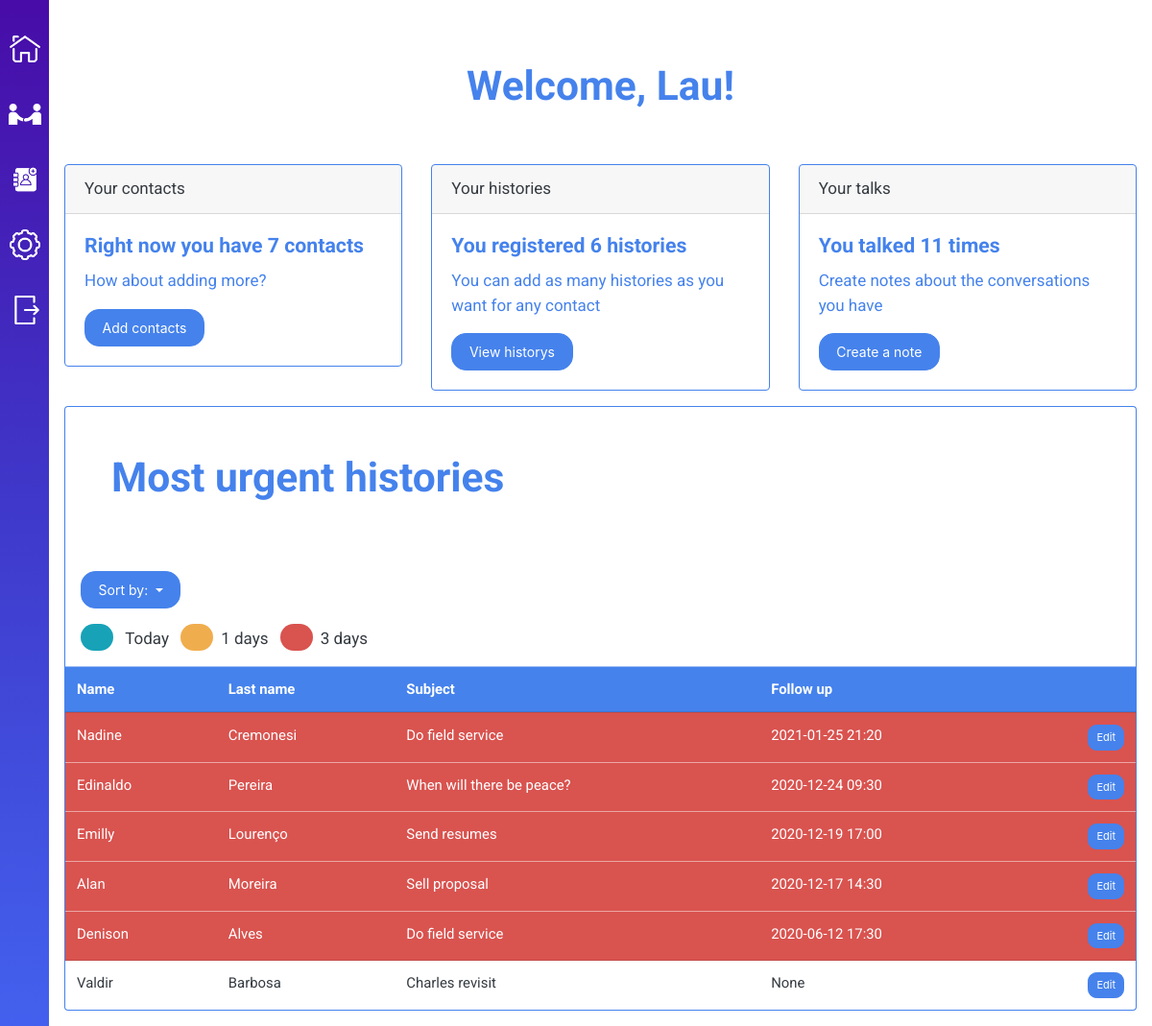
/dashboard (signed in), run on the app's committed database.
### tables this page shows
CREATE TABLE historys (
	'history_id' INTEGER PRIMARY KEY AUTOINCREMENT NOT NULL,
	'subject' TEXT NOT NULL,
	'followup_datetime' TEXT,
	'user_id' INTEGER NOT NULL,
	'contact_id' INTEGER NOT NULL,
	FOREIGN KEY(user_id) REFERENCES users(user_id),
	FOREIGN KEY(contact_id) REFERENCES contacts(contact_id)
);

CREATE TABLE contacts (
	'contact_id' INTEGER PRIMARY KEY AUTOINCREMENT NOT NULL,
	'name' TEXT NOT NULL,
	'lastname' TEXT,
	'phone' INTEGER,
	'user_id' INTEGER NOT NULL,
	FOREIGN KEY(user_id) REFERENCES users(user_id)
);

### application.py (the view)
@app.route("/dashboard")
@login_required
def dashboard():
    contactCount = db.session.query(db.func.count(Contacts.contact_id)).filter_by(user_id = session["user_id"])
    for i in contactCount:
        if not i[0]:
            return render_template("maindash.html")
        else:
            contactCount = i[0]
    urgent = db.session.query(Historys.history_id, Historys.contact_id, Contacts.name, Contacts.lastname, Historys.subject, Historys.followup_datetime)\
        .join(Historys)\
        .filter_by(user_id = session["user_id"])\
        .filter(Historys.followup_datetime <= datetime.now().strftime("%Y-%m-%d %H:%M"))\
        .order_by(db.desc(Historys.followup_datetime))
    notUrgent = db.session.query(Historys.history_id, Historys.contact_id, Contacts.name, Contacts.lastname, Historys.subject, Historys.followup_datetime)\
        .join(Historys)\
        .filter_by(user_id = session["user_id"])\
        .filter(db.or_(Historys.followup_datetime >= datetime.now().strftime("%Y-%m-%d %H:%M"), Historys.followup_datetime == None))\
        .order_by(db.desc(Historys.followup_datetime))
    talksCount = db.session.query(db.func.count(Talks.talk_id)).join(Historys).filter_by(user_id = session["user_id"])
    table = []
    if not request.args.get("sortby") or request.args.get("sortby") == "urgent":
        for item in urgent:
            table.append(item)
        for item in notUrgent:
            table.append(item)
    else:
        for item in notUrgent:
            table.append(item)
        for item in urgent:
            table.append(item)
    for i in talksCount:
        talksCount = i[0]
    return render_template("maindash.html", urgentHistorys=table, contactCount=contactCount, talksCount=talksCount)

### application.py (called while the page is built)
@app.after_request
def after_request(response):
    response.headers["Cache-Control"] = "no-cache, no-store, must-revalidate"
    response.headers["Expires"] = 0
    response.headers["Pragma"] = "no-cache"
    return response

### utilities.py (called while the page is built)
def login_required(f):
    @wraps(f)
    def decorated_function(*args, **kwargs):
        if session.get("user_id") is None:
            flash("You must login first!", "warning") # Give user feedback
            return redirect("/")
        return f(*args, **kwargs)
    return decorated_function

### templates/maindash.html (shortened to what this page needs)
{% extends "dashboard.html" %}
{% block dashboard %}
    {% if session.username %}
    <div class="text-center p-5">
        <h1 class="text-primary">Welcome, {{ session.username }}!</h1>
    </div>
    {% else %}
    <div class="text-center p-5">
        <h1 class="text-primary">Welcome to the main dashboard</h1>
    </div>
    {% endif %}
    {% if contactCount %}
    <div class="row">
        <div class="col-sm">
            <div class="card border-primary mb-3">
                <div class="card-header">Your contacts</div>
                <div class="card-body text-primary">
                    {% if contactCount %}
                    <h5 class="card-title">Right now you have {{ contactCount }} contacts</h5>
                    <p class="card-text">How about adding more?</p>
                    {% else %}
                    <h5 class="card-title">You don't have contacts.</h5>
                    <p class="card-text">Add a contact to start</p>
                    {% endif %}
                    <a href="/contacts"><button class="btn btn-primary">Add contacts</button></a>
                </div>
            </div>
        </div>
        <div class="col-sm">
            <div class="card border-primary mb-3">
                <div class="card-header">Your histories</div>
                <div class="card-body text-primary">
                    {% if urgentHistorys | length != 0 %}
                    <h5 class="card-title">You registered {{ urgentHistorys | length }} histories</h5>
                    <p class="card-text">You can add as many histories as you want for any contact</p>
                    <a href="/historys"><button class="btn btn-primary">View historys</button></a>
                    {% else %}
                    <h5 class="card-title">You don't have historys</h5>
                    <p class="card-text">Create historys and notes to follow up with your businesses</p>
                    <a href="/historys"><button class="btn btn-primary">View historys</button></a>
                    {% endif %}
                </div>
            </div>
        </div>
        <div class="col-sm">
            <div class="card border-primary mb-3">
                <div class="card-header">Your talks</div>
                <div class="card-body text-primary">
                    {% if talksCount %}
                    <h5 class="card-title">You talked {{ talksCount }} times</h5>
                    <p class="card-text">Create notes about the conversations you have</p>
                    <a href="/historys"><button class="btn btn-primary">Create a note</button></a>
                    {% else %}
                    <h5 class="card-title">No talks, yet!</h5>
                    <p class="card-text">After your first note, this card will change</p>
                    <a href="/historys"><button class="btn btn-primary">Create a note</button></a>
                    {% endif %}
                </div>
            </div>
        </div>
    </div>
    <div class="p-5 border border-primary rounded-top border-bottom-0">
        <h1 class="text-primary">Most urgent histories</h1>
    </div>
    <div class="table-responsive border border-primary rounded-bottom border-top-0">
        <div class="dropdown m-3">
            <button class="btn btn-primary dropdown-toggle" type="button" id="dropdownMenuButton" data-toggle="dropdown" aria-haspopup="true" aria-expanded="false">
                Sort by:
            </button>
        </div>
        <div class="d-inline-block ml-3 mb-3">
            <span class="badge rounded-pill bg-info"><span class="invisible">.</span></span> <span class="ml-2 mr-2">Today</span>
            <span class="badge rounded-pill bg-warning"><span class="invisible">.</span></span><span class="ml-2 mr-2" id="warning-label">5 days</span>
            <span class="badge rounded-pill bg-danger"><span class="invisible">.</span></span><span class="ml-2 mr-2" id="danger-label">5 days</span>
        </div>
        <table class="table table-striped mb-0">
            <thead class="table-primary">
                <tr>
                    <th class="d-none">histID</th><th class="d-none">contID</th><th>Name</th><th>Last name</th><th>Subject</th><th>Follow up</th><th></th>
                </tr>
            </thead>
            <tbody>
                {% if urgentHistorys %}
                {% for item in urgentHistorys %}
                <tr>
                    <td>{{ item[2] }}</td>
                    <td>{{ item[3] }}</td>
                    <td>{{ item[4] }}</td>
                    {% if item[5] %}
                        <td>{{ item[5] }}</td>
                    {% else %}
                        <td>None</td>
                    {% endif %}
                    <td><button class="btn btn-primary btn-sm float-right">Edit</button></td>
                </tr>
                {% endfor %}
                {% else %}
                <td colspan="7" class="text-center">You have no historys. Start by adding <a href="/contacts">one</a>!</td>
                {% endif %}
            </tbody>
        </table>
    </div>
    {% endif %}
{% endblock %}

### static/css/styles.css (style rules this page uses)
body, p { font-family: 'Roboto', 'Lato', sans-serif; }

### data on the page
historys: name "Nadine", lastname "Cremonesi", subject "Do field service", followup_datetime "2021-01-25 21:20"
historys: name "Edinaldo", lastname "Pereira", subject "When will there be peace?", followup_datetime "2020-12-24 09:30"
historys: name "Emilly", lastname "Lourenço", subject "Send resumes", followup_datetime "2020-12-19 17:00"
historys: name "Alan", lastname "Moreira", subject "Sell proposal", followup_datetime "2020-12-17 14:30"
historys: name "Denison", lastname "Alves", subject "Do field service", followup_datetime "2020-06-12 17:30"
historys: name "Valdir", lastname "Barbosa", subject "Charles revisit", shows "None"

### other printed values
{{ session.username }} "Lau"
{{ contactCount }} "7"
{{ urgentHistorys | length }} "6"
{{ talksCount }} "11"
